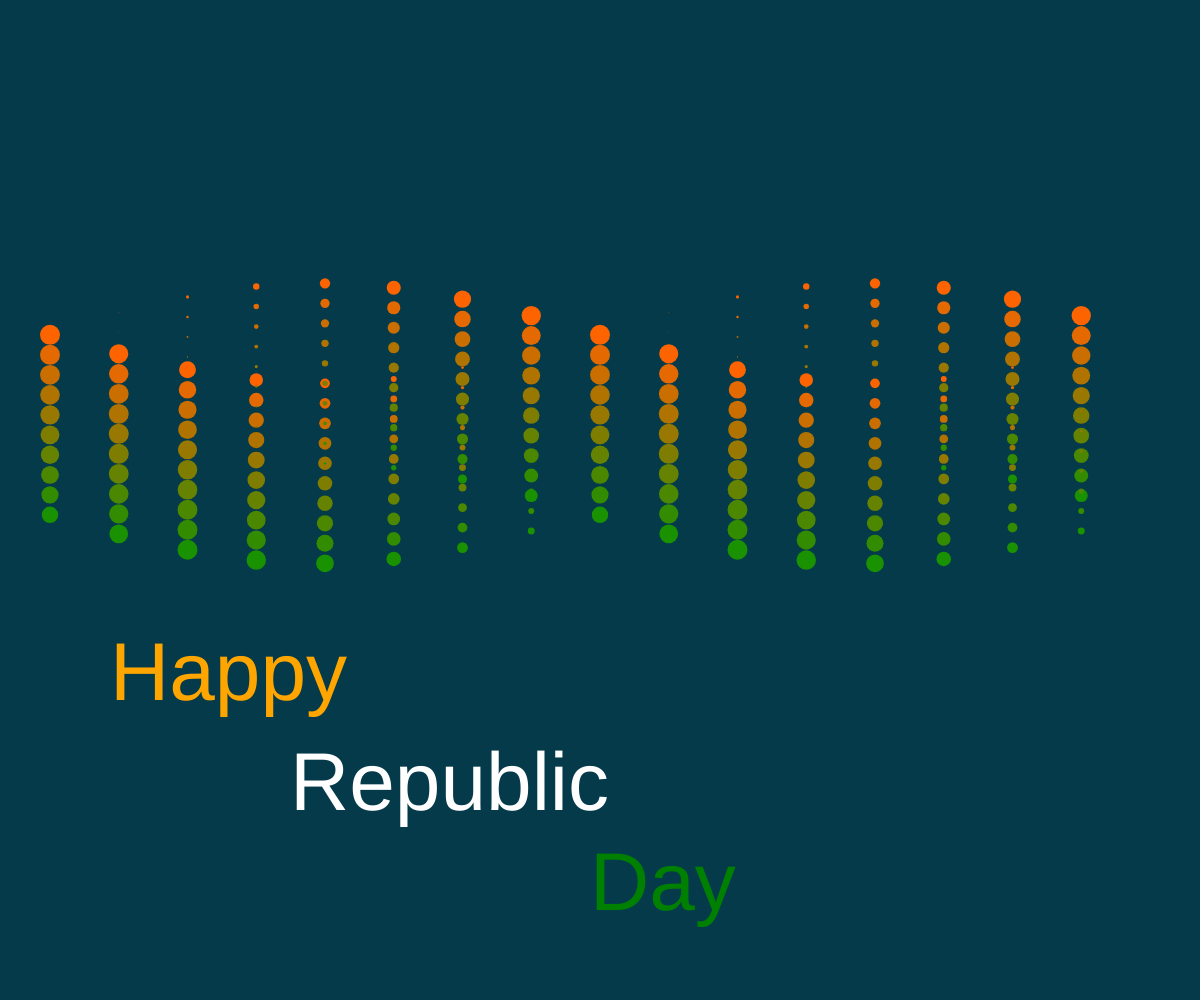
Frame 1 (no input)
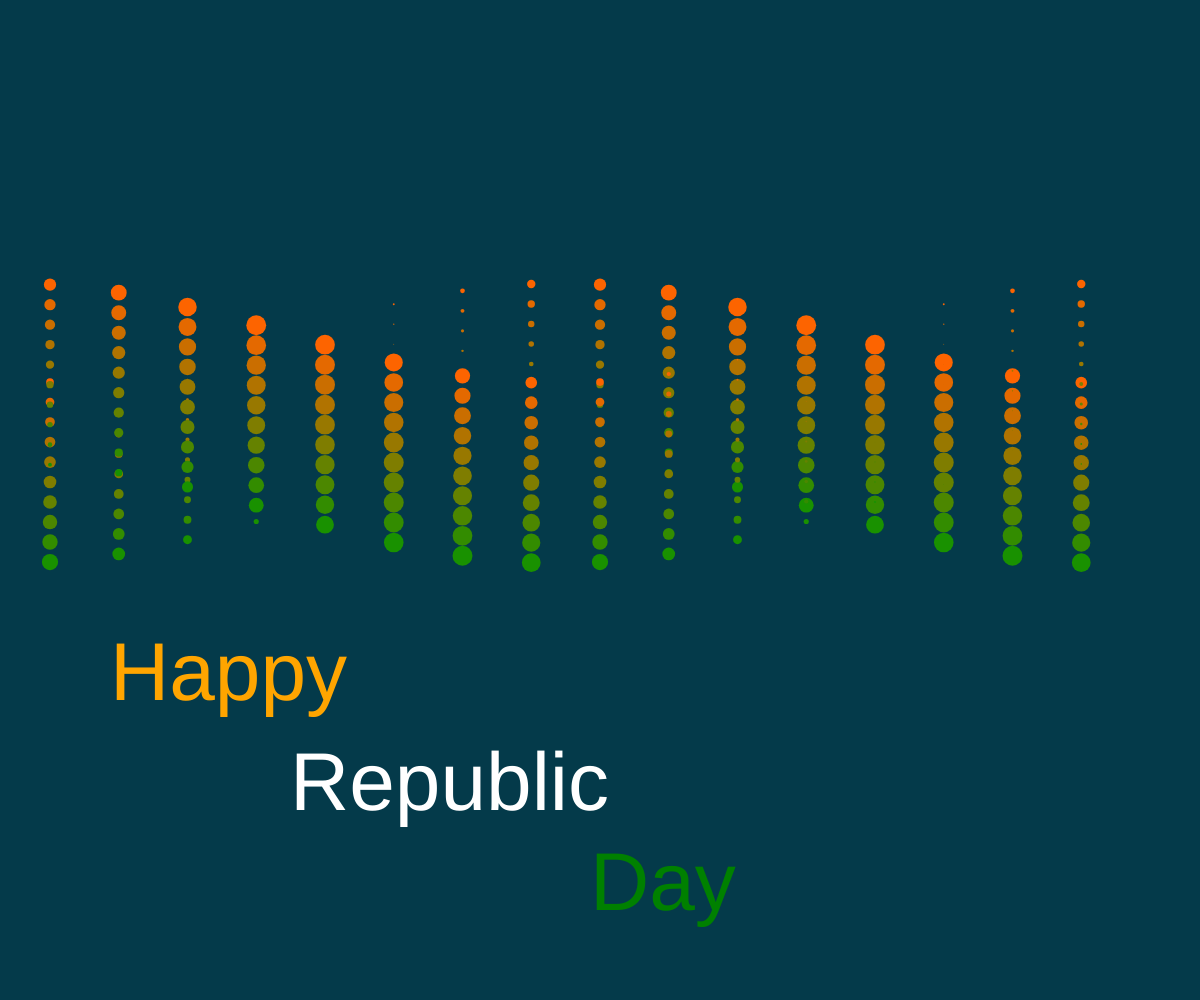
Frame 60 (no input)
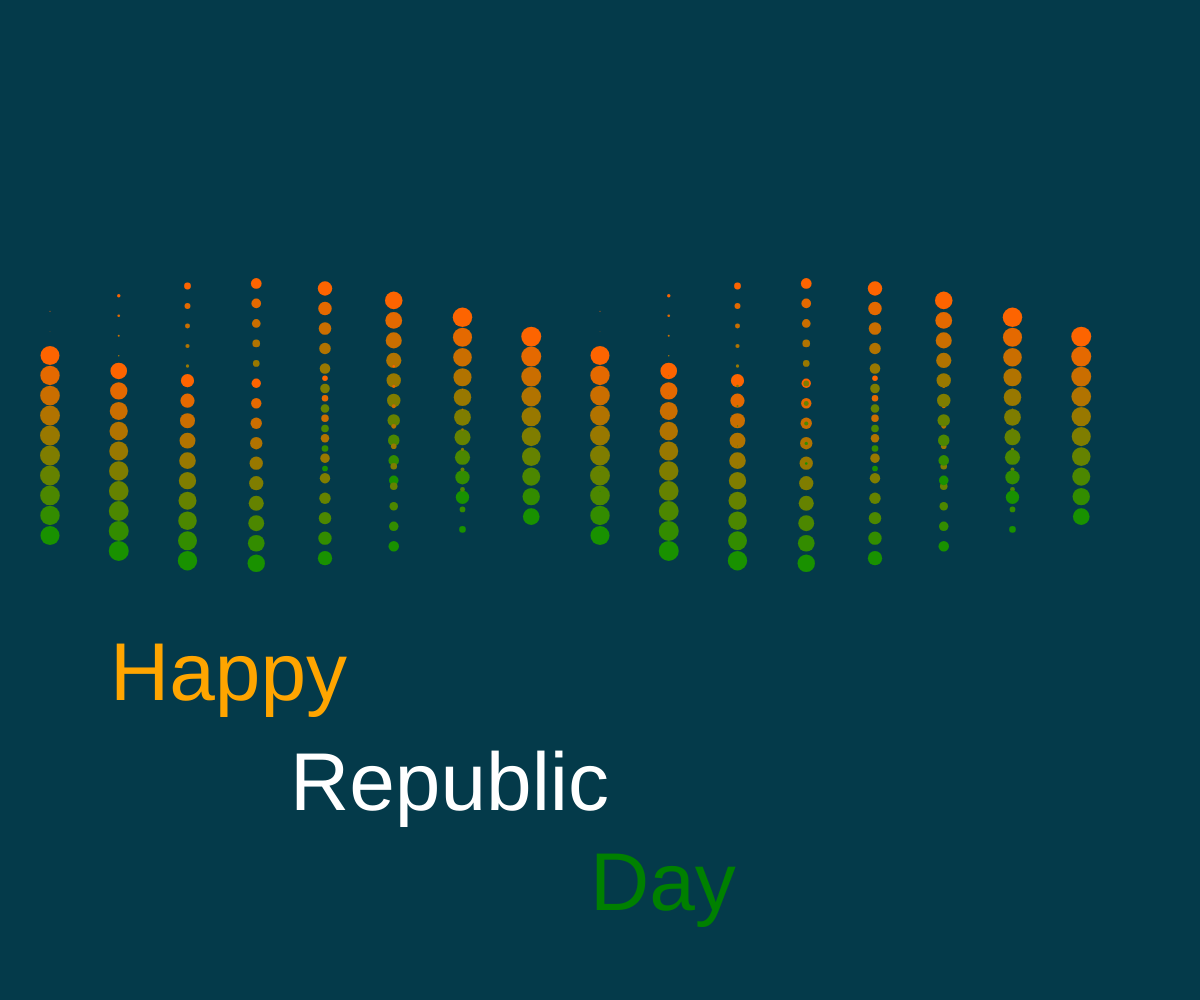
Frame 120 (the mouse pressed at the canvas centre since frame 60)

The p5.js sketch that drew these frames (run headless with seeded random() and noise() and a simulated clock; from frame 60 on, the mouse is pressed at the canvas centre):

// p5.js sketch
// ── sketch.js
var phase, speed, maxCircleSize, numRows, numCols, numStrands, colorA, colorB;

function setup() {
  createCanvas(windowWidth, windowHeight);
  noStroke();
  
  phase = 0;
  speed = 0.03;
  maxCircleSize = 20;
  numRows = 10;
  numCols = 16;
  numStrands = 2;
  
  colorA = color(253, 100, 0);
  colorB = color(0, 150, 0);
}

function draw() {
  background(4, 58, 74);
  phase = frameCount * speed;
  textSize(82);
  fill("orange")
  text('Happy', 110, 700);
  fill("white");
  text('Republic', 290, 810);
  fill("green");
  text('Day', 590, 910);
  for(var strand = 0; strand < numStrands; strand += 1) {
    var strandPhase = phase + map(strand, 0, numStrands, 0, TWO_PI);
    
    for(var col = 0; col < numCols; col += 1) {
      var colOffset = map(col, 0, numCols, 0, TWO_PI);
      var x = map(col, 0, numCols, 50, width - 50);
      
      for(var row = 0; row < numRows; row += 1) {
        var y = height/3 + row * 20 + sin(strandPhase + colOffset) * 50;
        var sizeOffset = (cos(strandPhase - (row / numRows) + colOffset) + 1) * 0.5;
        var circleSize = sizeOffset * maxCircleSize;
        
        fill(lerpColor(colorA, colorB, row / numRows));
        ellipse(x, y, circleSize, circleSize);
        
  
      }
    }
  }
}
